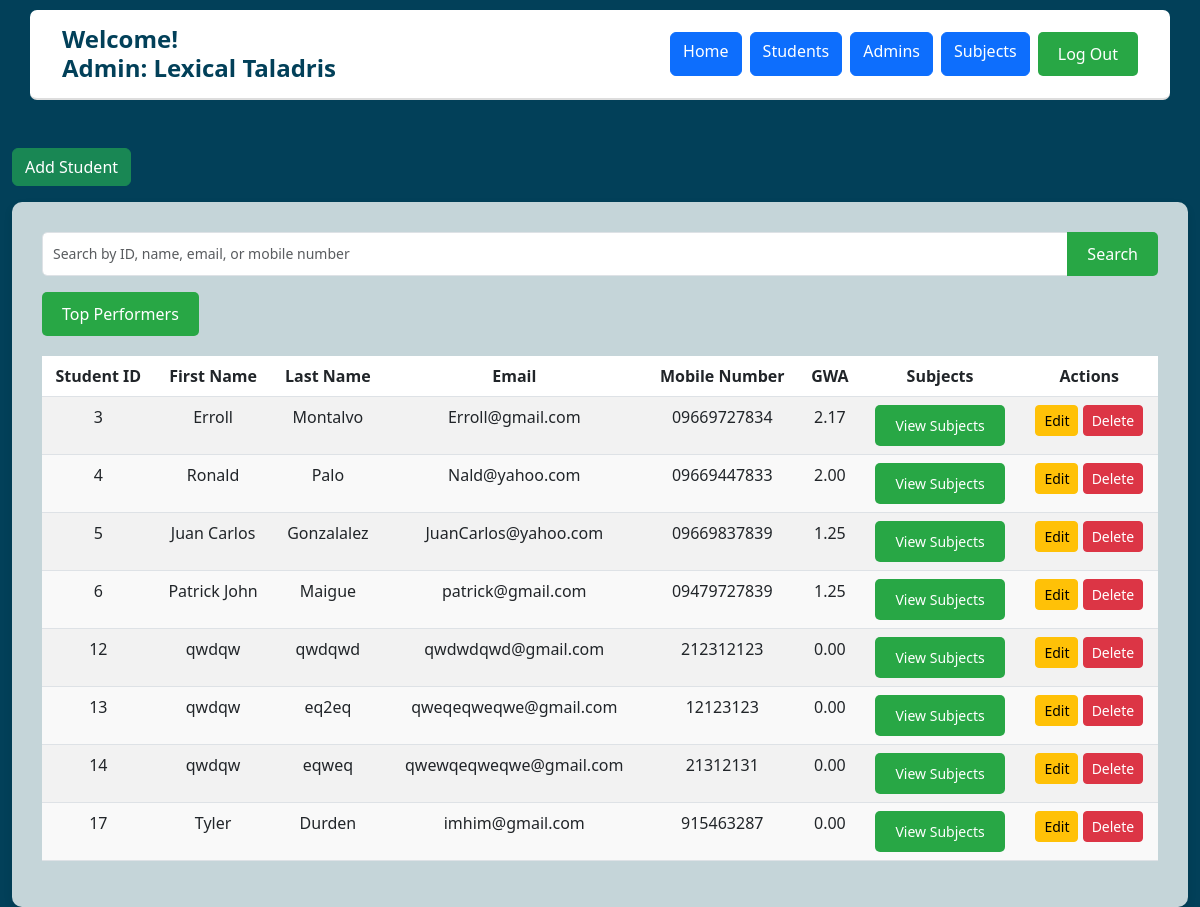
Screenshot of /student_crud.php (signed in) with the database file from the repository.
### tables this page shows
CREATE TABLE `users` (
  `user_id` int(5) NOT NULL,
  `first_name` varchar(250) NOT NULL,
  `last_name` varchar(250) NOT NULL,
  `mobile_number` varchar(11) NOT NULL,
  `email` varchar(100) NOT NULL,
  `password` varchar(100) NOT NULL,
  `role` enum('Admin','Student') NOT NULL
);

### student_crud.php (the view, shortened to what this page needs)
<?php
include ('base.php');
?>
    <div class="container mt-5">
        <button class="btn btn-success mb-3" data-bs-toggle="modal" data-bs-target="#addStudentModal">Add Student</button>
        <?php
        $search = isset($_GET['search']) ? $conn->real_escape_string($_GET['search']) : '';
        $query = "
            SELECT u.user_id, u.first_name, u.last_name, u.email, u.mobile_number
            FROM users u
            WHERE u.role = 'Student'
        ";
        $result = $conn->query($query);
        $students = [];
        while ($row = $result->fetch_assoc()) {
            $grades_query = "SELECT grades FROM grades WHERE user_id = " . $row['user_id'] . " AND grades IS NOT NULL";
            $grades_result = $conn->query($grades_query);
            $gwa = 0;
            $num_grades = 0;
            while ($grade_row = $grades_result->fetch_assoc()) {
                $gwa += $grade_row['grades'];
                $num_grades++;
            }
            if ($num_grades > 0) {
                $gwa = $gwa / $num_grades;
            } else {
                $gwa = 0;
            }
            $students[] = array_merge($row, ['gwa' => $gwa]);
        }
        ?>
        <div class="dashboard-container">
            <form method="get" action="" class="mb-3">
                <div class="input-group">
                    <input type="text" name="search" id="searchInput" class="form-control"
                        placeholder="Search by ID, name, email, or mobile number"
                        value="<?php echo htmlspecialchars($search); ?>">
                    <button type="submit" class="btn btn-primary">Search</button>
                </div>
            </form>
            <form method="get" action="" class="mb-3">
                <button type="submit" class="btn btn-success" name="top_performers" value="1">
                    Top Performers
                </button>
            </form>
            <table class="table table-striped">
                <thead>
                    <tr>
                        <th>Student ID</th>
                        <th>First Name</th>
                        <th>Last Name</th>
                        <th>Email</th>
                        <th>Mobile Number</th>
                        <th>GWA</th>
                        <th>Subjects</th>
                        <th>Actions</th>
                    </tr>
                </thead>
                <tbody>
                    <?php if (!empty($students)): ?>
                        <?php foreach ($students as $row): ?>
                            <tr>
                                <td><?php echo htmlspecialchars($row['user_id']); ?></td>
                                <td><?php echo htmlspecialchars($row['first_name']); ?></td>
                                <td><?php echo htmlspecialchars($row['last_name']); ?></td>
                                <td><?php echo htmlspecialchars($row['email']); ?></td>
                                <td><?php echo htmlspecialchars($row['mobile_number']); ?></td>
                                <td><?php echo number_format($row['gwa'], 2); ?></td>
                                <td>
                                    <form action="subjects_tab.php" method="get">
                                        <button type="submit" class="btn btn-view-subjects btn-sm">View Subjects</button>
                                    </form>
                                </td>
                                <td>
                                    <button class="btn btn-warning btn-sm"
                                            data-bs-toggle="modal"
                                            data-bs-target="#editModal<?php echo $row['user_id']; ?>">
                                        Edit
                                    </button>
                                    <button class="btn btn-danger btn-sm"
                                            data-bs-toggle="modal"
                                            data-bs-target="#deleteModal-<?php echo $row['user_id']; ?>">
                                        Delete
                                    </button>
                                </td>
                            </tr>
                        <?php endforeach; ?>
                    <?php else: ?>
                        <tr>
                            <td colspan="8" class="text-center">No students found.</td>
                        </tr>
                    <?php endif; ?>
                </tbody>
            </table>
        </div>
</body>
</html>

### rows the page displays
users: user_id "3", first_name "Erroll", last_name "Montalvo", email "Erroll@gmail.com", mobile_number "09669727834", gwa "2.17"
users: user_id "4", first_name "Ronald", last_name "Palo", email "Nald@yahoo.com", mobile_number "09669447833", gwa "2.00"
users: user_id "5", first_name "Juan Carlos", last_name "Gonzalalez", email "JuanCarlos@yahoo.com", mobile_number "09669837839", gwa "1.25"
users: user_id "6", first_name "Patrick John", last_name "Maigue", email "patrick@gmail.com", mobile_number "09479727839", gwa "1.25"
users: user_id "12", first_name "qwdqw", last_name "qwdqwd", email "qwdwdqwd@gmail.com", mobile_number "212312123", gwa "0.00"
users: user_id "13", first_name "qwdqw", last_name "eq2eq", email "qweqeqweqwe@gmail.com", mobile_number "12123123", gwa "0.00"
users: user_id "14", first_name "qwdqw", last_name "eqweq", email "qwewqeqweqwe@gmail.com", mobile_number "21312131", gwa "0.00"
users: user_id "17", first_name "Tyler", last_name "Durden", email "imhim@gmail.com", mobile_number "915463287", gwa "0.00"

### other values shown
$user_role "Admin"
$user_first "Lexical"
$user_last "Taladris"
